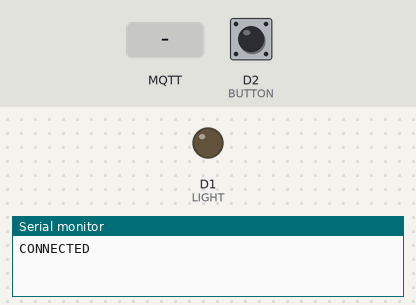
Recording of a sketch running on a simulated ESP8266 (NodeMCU). On the bench: output pins drawn as LEDs (lit = HIGH), the last lines printed to the serial monitor. The inputs (shaded band) are chosen by the test bench; at power-on: D2 (BUTTON) LOW. WiFi joins after 1.5 s; servers stay silent unless stated; no MQTT or app messages arrive unless stated.

Above: at 2.7 s.
2.8 s: D2 (BUTTON) pulled HIGH for 0.15 s
At 2.87 s:
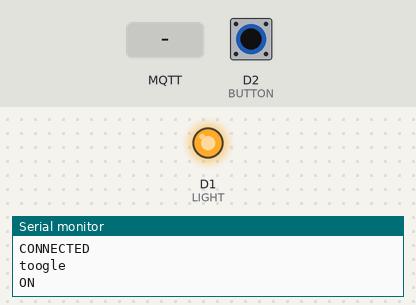
5.9 s: MQTT message "ON" arrives on the first subscribed topic
At 6.8 s:
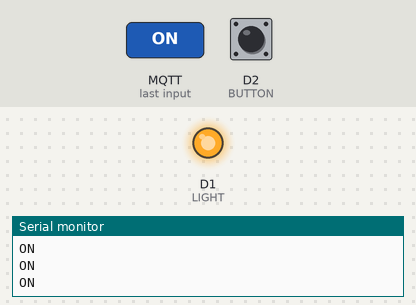
7.4 s: MQTT message "OFF" arrives on the first subscribed topic
At 7.9 s:
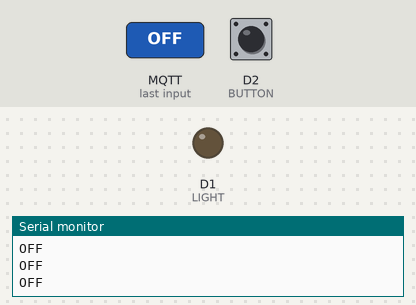
Timing chart, 0 to 9.9 s (numbered marks = the images above; inputs shaded):
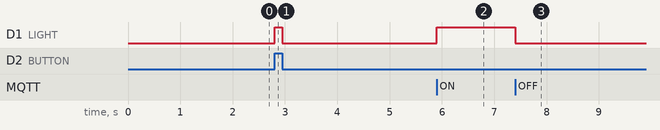

Measured:
- after the input at 2.8 s, D1 (LIGHT): LOW → HIGH at once, → LOW 0.15 s later
- after the input at 5.9 s, D1 (LIGHT): LOW → HIGH at once
- after the input at 7.4 s, D1 (LIGHT): HIGH → LOW at once

The sketch:

switchtouch.ino
```cpp
/*Desenvolvido por Bruno Horta @ 2017*/

//Wi-Fi Manger library
#include <DNSServer.h>
#include <ESP8266WebServer.h>
#include <WiFiManager.h>//https://github.com/tzapu/WiFiManager

//MQTT
#include <PubSubClient.h>

//ESP
#include <ESP8266WiFi.h>

#define MQTT_AUTHENTICATION false //colocar a true se o broker tiver autenticação

#define MQTT_USERNAME "user"

#define MQTT_PASSWORD "password"

#define LIGHT D1

#define BUTTON D2


//Constantes

const String HOSTNAME  = "SWITCHTOUCH"; //Nome do dispositivo

const String MQTT_LIGHT_TOPIC = "sala/luz/set";

const String MQTT_LIGHT_STATE_TOPIC = "sala/luz";

const char* MQTT_SERVER = "ip_broker"; //IP do Broker


WiFiClient wclient;

PubSubClient client(MQTT_SERVER,1883,wclient);

void setup() {

  Serial.begin(115200);


  pinMode(LIGHT,OUTPUT);

  pinMode(BUTTON, INPUT);

  WiFiManager wifiManager;
  //reset saved settings
  //wifiManager.resetSettings();
  /*define o tempo limite até o portal de configuração ficar novamente inátivo,
   útil para quando alteramos a password do AP*/
  wifiManager.setTimeout(180);

 wifiManager.autoConnect(HOSTNAME.c_str());
  attachInterrupt(digitalPinToInterrupt(BUTTON), handleInterrupt, CHANGE);
  client.setCallback(callback);

}
void handleInterrupt() {
  Serial.println("toogle");
  if(digitalRead(LIGHT)){
   turnOff();
  }else{
   turnOn();
  }
}


//Chamada de recepção de mensagem

void callback(char* topic, byte* payload, unsigned int length) {

  String payloadStr = "";

  for (int i=0; i<length; i++) {

    payloadStr += (char)payload[i];

  }

  Serial.println(payloadStr);

  String topicStr = String(topic);

 if(topicStr.equals(MQTT_LIGHT_TOPIC)){
  Serial.println(payloadStr);
  if(payloadStr.equals("ON")){

      turnOn();

    }else if(payloadStr.equals("OFF")) {

      turnOff();

    }

  }

}

void turnOn(){

  digitalWrite(LIGHT,HIGH);
  Serial.println("ON");
  client.publish(MQTT_LIGHT_STATE_TOPIC.c_str(),"ON");

}


void turnOff(){
   digitalWrite(LIGHT,LOW);
   Serial.println("OFF");
   client.publish(MQTT_LIGHT_STATE_TOPIC.c_str(),"OFF");

}


bool checkMqttConnection(){

  if (!client.connected()) {

    if (MQTT_AUTHENTICATION ? client.connect(HOSTNAME.c_str(),MQTT_USERNAME, MQTT_PASSWORD) : client.connect(HOSTNAME.c_str())) {

      //SUBSCRIÇÃO DE TOPICOS

      Serial.println("CONNECTED");

      client.subscribe(MQTT_LIGHT_TOPIC.c_str());

    }

  }

  return client.connected();

}


void loop() {
 if (WiFi.status() == WL_CONNECTED) {
    if(checkMqttConnection()){
      client.loop();
    }
  }
}
```
